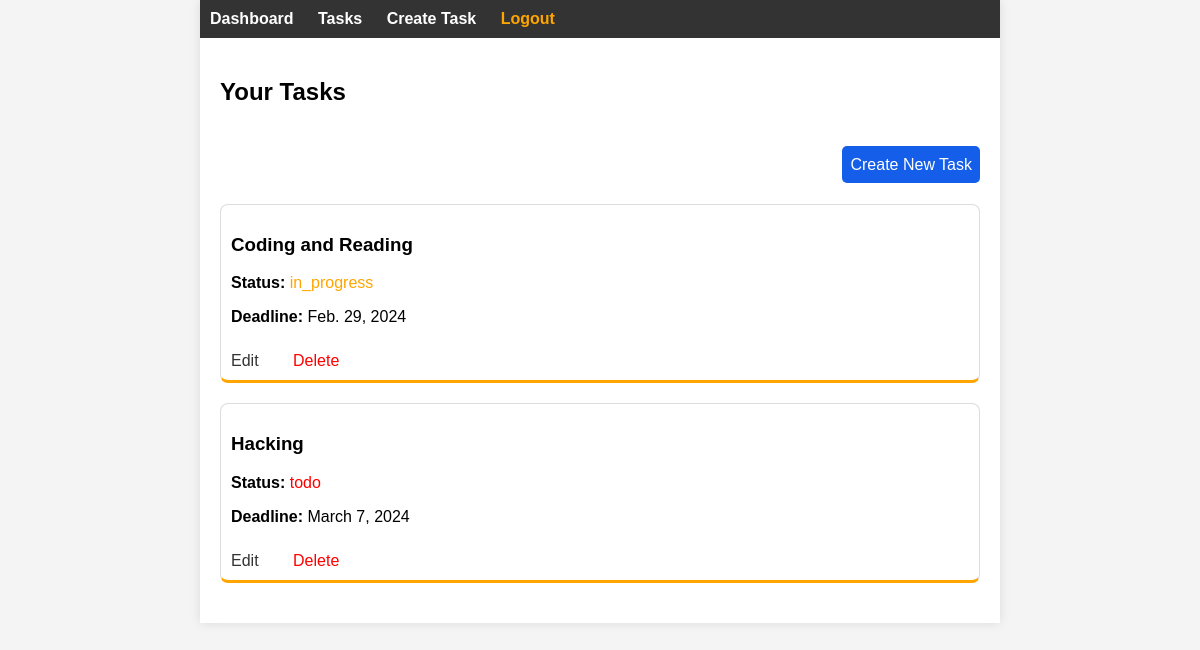
/tasks/ (signed in), run on an earlier commit of the app's database.
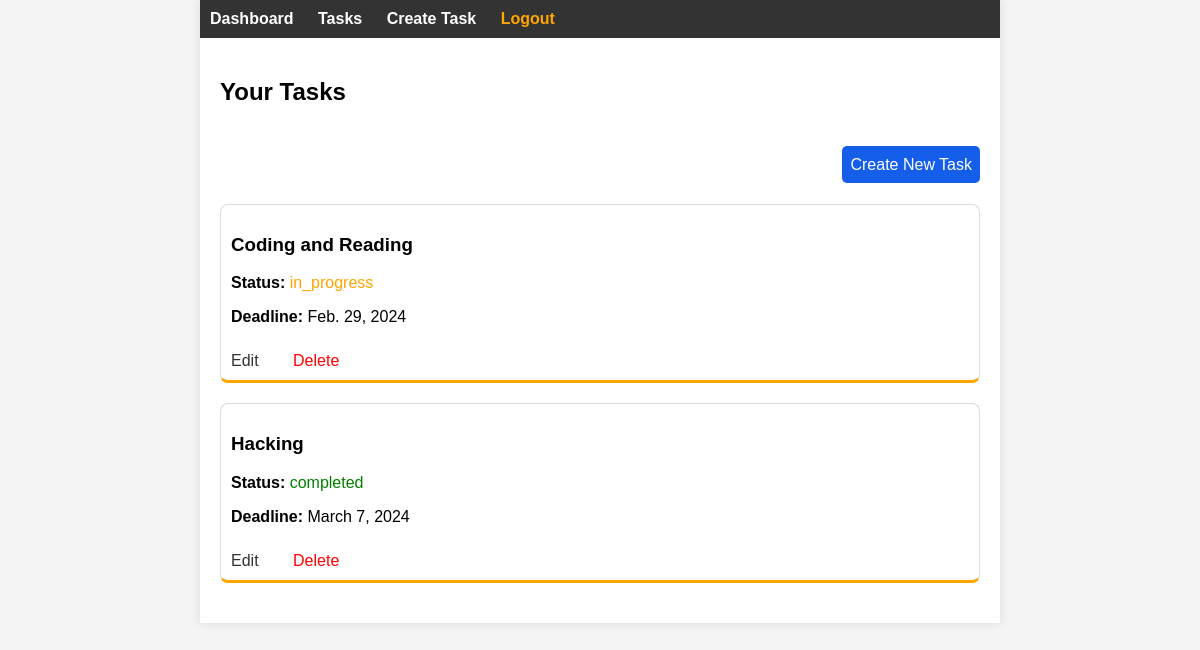
And on a later commit of the database.
### tasks/models.py (models this page shows, shortened)
class Task(models.Model):
    user = models.ForeignKey(User, on_delete=models.CASCADE)
    title = models.CharField(max_length=255)
    description = models.TextField()
    status = models.CharField(max_length=20, choices=[('todo', 'To-Do'), ('in_progress', 'In Progress'), ('completed', 'Completed')])
    deadline = models.DateField()

### tasks/views.py (the view)
# urls.py: path('tasks/', task_list, name='task_list'),
@login_required
def task_list(request):
    tasks = Task.objects.filter(user=request.user)
    return render(request, 'task_list.html', {'tasks': tasks})

### tasks/templates/task_list.html
{% extends './base.html' %}
{% block content %}
<h2>Your Tasks</h2>
<div class="container-create_btn">
  <a id="btn" href="{% url 'task_create' %}">Create New Task</a>
</div>
{% for task in tasks %}
  <div class="task-container">
    <h3>{{ task.title }}</h3>
    <p><strong>Status:</strong>
      <span class="{% if task.status == 'in_progress' %}in-progress{% elif task.status == 'completed' %}completed{% else %}pending{% endif %}">
          {{ task.status }}
      </span>
  </p>
    <p><strong>Deadline:</strong> {{ task.deadline }}</p>
    <div class="task-actions">
      <a href="{% url 'edit_task' pk=task.pk %}">Edit</a>
      <a id="delete" href="{% url 'task_delete' pk=task.pk %}">Delete</a>
    </div>
  </div>
{% endfor %}
{% endblock %}

What changed in the data, as far as the page shows it:
changed Task "Hacking": status "todo" → "completed"
